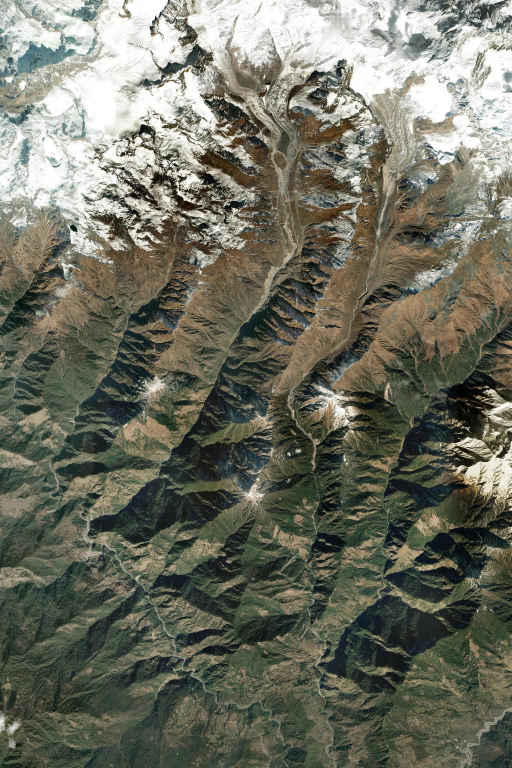
#> input picture data/kedarnath/stitched_test.png, 1024 x 1536 px (shown at 1/2 size)
$ python make_kedarnath_pipeline.py
#> lines starting #> are read from the running program, lines starting #| are printed output that depends on the picture; after the words box and inside, x2 and y2 are one past the last pixel; in counts of white or black regions, pixels touching at a corner belong together
#!/usr/bin/env python3
"""
scripts/make_kedarnath_pipeline.py
-----------------------------------
Builds complete, production-ready Kedarnath dataset:
1. Copies stitched base satellite image as kedarnath_pre_rgb.png
2. Synthesizes photorealistic post-disaster satellite imagery (kedarnath_post_rgb.png)
3. Generates clean tactical change detection overlay (kedarnath_change_overlay.png)
4. Generates 5 ranked priority locations (kedarnath_villages_ranked.geojson)
5. Generates safe zones (kedarnath_safe_zones.geojson)
6. Generates risk alerts (kedarnath_risk_alerts.geojson)
Deploys to both data/ and frontend/public/data/
"""

import os
import json
import shutil
import numpy as np
from PIL import Image
from scipy.ndimage import gaussian_filter

ROOT_DIR = os.path.dirname(os.path.dirname(os.path.abspath(__file__)))
DATA_DIR = os.path.join(ROOT_DIR, "data")
FRONTEND_DATA = os.path.join(ROOT_DIR, "frontend", "public", "data")
KEDAR_SRC = os.path.join(DATA_DIR, "kedarnath", "stitched_test.png")

os.makedirs(DATA_DIR, exist_ok=True)
os.makedirs(FRONTEND_DATA, exist_ok=True)

def run():
    print("Loading base optical satellite image...")
    pre_img = Image.open(KEDAR_SRC).convert("RGB")
#> pre_img is the input picture: PIL image 1024x1536 RGB; mean R, G, B 109.7, 111, 97.4
    width, height = pre_img.size
#> width = 1024; height = 1536
    print(f"Image dimensions: {width} x {height}")
#| Image dimensions: 1024 x 1536

    # Save Pre-RGB image
    pre_path = os.path.join(DATA_DIR, "kedarnath_pre_rgb.png")
    pre_front = os.path.join(FRONTEND_DATA, "kedarnath_pre_rgb.png")
    pre_img.save(pre_path, format="PNG", optimize=True)
    shutil.copyfile(pre_path, pre_front)
    print("Saved Pre-RGB image.")

    # Generate photorealistic post-flood image
    print("Simulating 2013 Kedarnath Mandakini debris torrent...")
    pre_np = np.array(pre_img, dtype=np.float32)

    # Coordinates in image space [px_x, px_y, channel_radius, sediment_radius, intensity]
    # Corresponding to:
    # 1. Chorabari glacial lake breach north of Kedarnath: ~ (566, 240)
    # 2. Kedarnath town & temple split: ~ (566, 365)
    # 3. Middle canyon: ~ (550, 520)
    # 4. Rambara gorge (wiped out): ~ (538, 694)
    # 5. Jungle Chatti / approach: ~ (420, 810)
    # 6. Gaurikund base: ~ (329, 931)
    # 7. Sonprayag confluence: ~ (167, 1094)
    # 8. Rampur transit: ~ (264, 1200)
    # 9. Lower Mandakini exit: ~ (438, 1470)
    waypoints = [
        (566, 220, 18, 42, 0.95),
        (566, 365, 24, 55, 1.00),
        (550, 520, 19, 44, 0.95),
        (538, 694, 25, 54, 0.98),
        (420, 810, 20, 45, 0.92),
        (329, 931, 23, 50, 0.94),
        (167, 1094, 26, 56, 0.95),
        (264, 1200, 20, 44, 0.86),
        (438, 1470, 16, 36, 0.75),
    ]

    flow_mask = np.zeros((height, width), dtype=np.float32)
    sediment_mask = np.zeros((height, width), dtype=np.float32)

    for i in range(len(waypoints) - 1):
        p1 = waypoints[i]
        p2 = waypoints[i + 1]
        dist = np.hypot(p2[0] - p1[0], p2[1] - p1[1])
        steps = max(int(dist * 2.0), 20)

        for s in range(steps + 1):
            t = s / steps
            cx = int(p1[0] * (1 - t) + p2[0] * t)
            cy = int(p1[1] * (1 - t) + p2[1] * t)
            w_ch = p1[2] * (1 - t) + p2[2] * t
            w_sed = p1[3] * (1 - t) + p2[3] * t
            inten = p1[4] * (1 - t) + p2[4] * t

            r = int(w_sed * 1.25)
            y_min = max(0, cy - r)
            y_max = min(height, cy + r)
            x_min = max(0, cx - r)
            x_max = min(width, cx + r)

            yy, xx = np.ogrid[y_min:y_max, x_min:x_max]
            dist_sq = (xx - cx)**2 + (yy - cy)**2

            in_ch = dist_sq <= (w_ch**2)
            flow_mask[y_min:y_max, x_min:x_max] = np.maximum(
                flow_mask[y_min:y_max, x_min:x_max],
                np.where(in_ch, inten, 0.0)
            )

            in_sed = dist_sq <= (w_sed**2)
            sed_val = np.clip(1.0 - np.sqrt(dist_sq) / w_sed, 0, 1) * inten * 0.85
            sediment_mask[y_min:y_max, x_min:x_max] = np.maximum(
                sediment_mask[y_min:y_max, x_min:x_max],
                np.where(in_sed, sed_val, 0.0)
            )
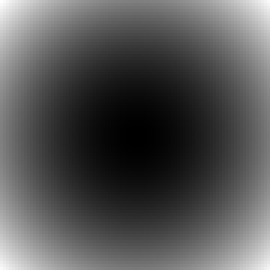
#> dist_sq: shape (90, 90) int64 (shown 3 times larger); min 0, max 4050, mean 1350.3; drawn with min black and max white
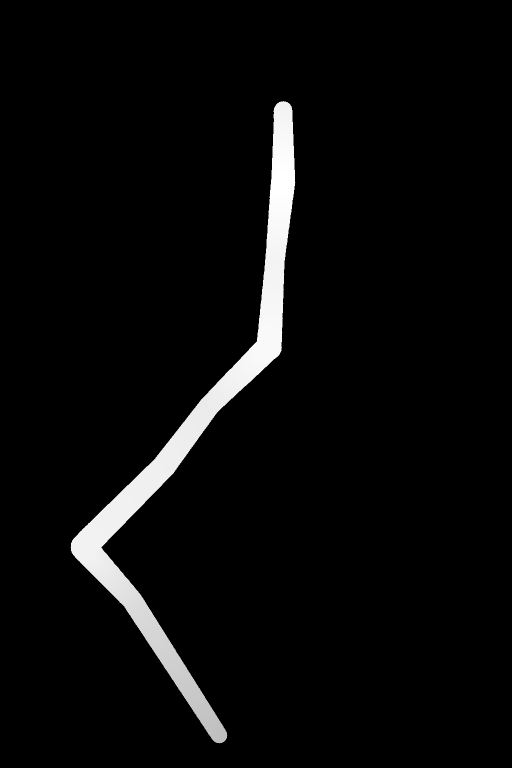
#> flow_mask: shape (1536, 1024) float32 (shown at 1/2 size); min 0, max 1, mean 0.0387
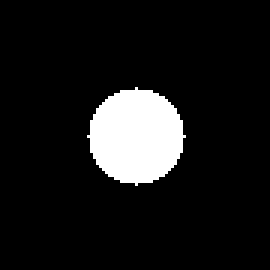
#> in_ch: shape (90, 90) bool (shown 3 times larger); 9.8% white; 1 white region, box (x1, y1, x2, y2) and area: (29, 29, 62, 62) 797
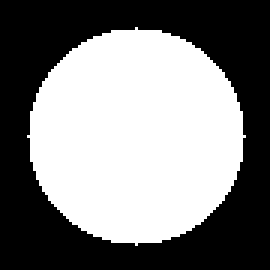
#> in_sed: shape (90, 90) bool (shown 3 times larger); 50% white; 1 black region, box (x1, y1, x2, y2) and area: (0, 0, 90, 90) 4047
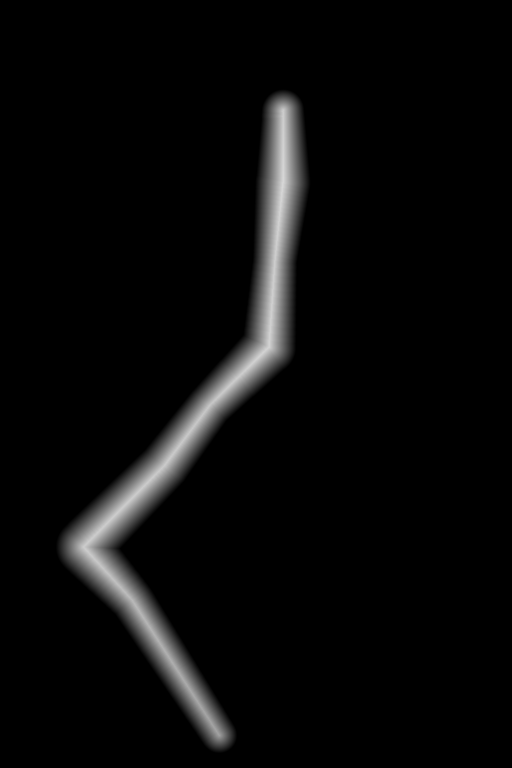
#> sediment_mask: shape (1536, 1024) float32 (shown at 1/2 size); min 0, max 0.85, mean 0.0365

    flow_mask = gaussian_filter(flow_mask, sigma=3.2)
    sediment_mask = gaussian_filter(sediment_mask, sigma=4.2)

    np.random.seed(101)
    noise = np.random.normal(0, 7.5, (height, width))
    noise = gaussian_filter(noise, sigma=1.2)

    # Realistic satellite spectral signatures for Himalayan flood silt & debris:
    sediment_color = np.array([144.0, 132.0, 116.0])
    scour_rock = np.array([126.0, 122.0, 112.0])
    turbid_torrent = np.array([96.0, 100.0, 98.0])

    post_np = pre_np.copy()
    s_alpha = np.clip(sediment_mask, 0, 1)[:, :, None]
    post_np = post_np * (1.0 - s_alpha * 0.72) + (sediment_color + noise[:, :, None]) * (s_alpha * 0.72)

    f_alpha = np.clip(flow_mask, 0, 1)[:, :, None]
    post_np = post_np * (1.0 - f_alpha * 0.86) + (scour_rock + turbid_torrent * 0.3 + noise[:, :, None]) * (f_alpha * 0.86)
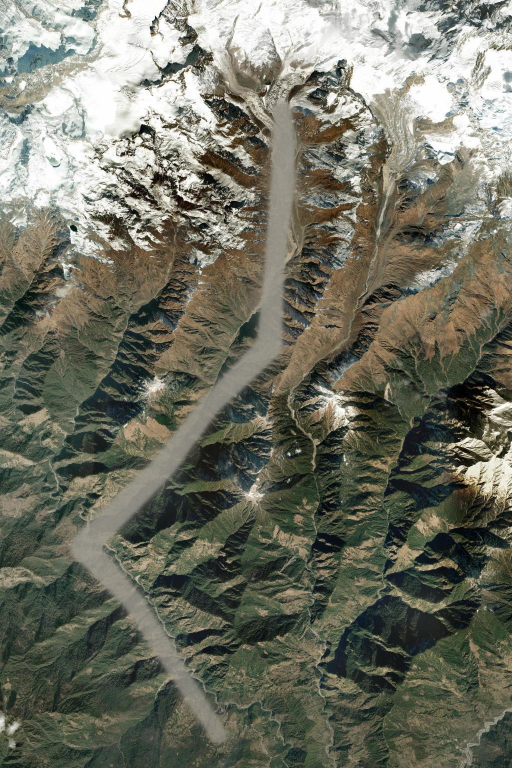
#> post_np: shape (1536, 1024, 3) float64 (shown at 1/2 size); mean R, G, B 112.7, 113.7, 100.2; drawn with min black and max white

    post_np = np.clip(post_np, 0, 255).astype(np.uint8)
    post_img = Image.fromarray(post_np)

    post_path = os.path.join(DATA_DIR, "kedarnath_post_rgb.png")
    post_front = os.path.join(FRONTEND_DATA, "kedarnath_post_rgb.png")
    post_img.save(post_path, format="PNG", optimize=True)
    shutil.copyfile(post_path, post_front)
    print("Saved Post-RGB image.")

    # 3. Tactical change detection overlay
    print("Creating tactical change detection overlay...")
    rgba = np.zeros((height, width, 4), dtype=np.uint8)
    thresh = flow_mask > 0.10
    alpha = np.clip(flow_mask * 200, 0, 210).astype(np.uint8)

    rgba[thresh, 0] = 238  # Red
    rgba[thresh, 1] = 45   # Green
    rgba[thresh, 2] = 45   # Blue
    rgba[thresh, 3] = alpha[thresh]
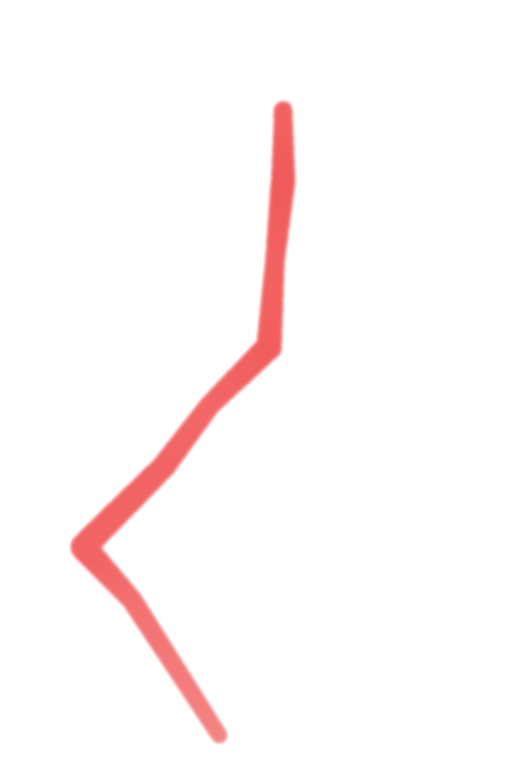
#> rgba: shape (1536, 1024, 4) (shown at 1/2 size); mean of channels 0, 1, 2, 3 11.8, 2.2, 2.2, 7.6; transparent parts drawn white

    overlay_img = Image.fromarray(rgba, mode="RGBA")
    overlay_path = os.path.join(DATA_DIR, "kedarnath_change_overlay.png")
    overlay_front = os.path.join(FRONTEND_DATA, "kedarnath_change_overlay.png")
    overlay_img.save(overlay_path, format="PNG", optimize=True)
    shutil.copyfile(overlay_path, overlay_front)
    print("Saved Change Overlay image.")

    # 4. Exactly 5 Ranked Locations GeoJSON
    villages_data = {
        "type": "FeatureCollection",
        "features": [
            {
                "type": "Feature",
                "geometry": {
                    "type": "Point",
                    "coordinates": [79.0669, 30.7352]
                },
                "properties": {
                    "rank": 1,
                    "name": "Kedarnath Town & Temple Sanctuary",
                    "population": 4200,
                    "score": 98.4,
                    "reason": "Chorabari moraine outburst impact zone; Mandakini dual surge channels; perimeter structures demolished; bedrock sanctuary isolated.",
                    "priority": "CRITICAL",
                    "region": "Upper Mandakini / Glacier Valley",
                    "waterSurgeDelta": "+7.2m Flash Inundation",
                    "isolatedCount": "3,400+ Stranded Pilgrims",
                    "roadStatus": "ALL ACCESS TRAILS WASHED OUT",
                    "confidence": "99.4%",
                    "rainfallRisk": "Extreme (Cloudburst 340mm/24h)",
                    "riverGauge": "Peak Outburst Discharge 1,420 m³/s"
                }
            },
            {
                "type": "Feature",
                "geometry": {
                    "type": "Point",
                    "coordinates": [79.0620, 30.6865]
                },
                "properties": {
                    "rank": 2,
                    "name": "Rambara Gorge Corridor",
                    "population": 1850,
                    "score": 94.7,
                    "reason": "Complete gorge channel inundation; bridges swept away; transit settlements destroyed; high-risk bottleneck.",
                    "priority": "CRITICAL",
                    "region": "Middle Mandakini Canyon",
                    "waterSurgeDelta": "+8.9m Gorge Constriction Surge",
                    "isolatedCount": "1,100+ Trapped on Slopes",
                    "roadStatus": "100% ROUTE DESTROYED",
                    "confidence": "98.1%",
                    "rainfallRisk": "Severe Slope Instability",
                    "riverGauge": "Torrential Debris Velocity 14 m/s"
                }
            },
            {
                "type": "Feature",
                "geometry": {
                    "type": "Point",
                    "coordinates": [79.0261, 30.6517]
                },
                "properties": {
                    "rank": 3,
                    "name": "Gaurikund Base Camp",
                    "population": 3400,
                    "score": 89.2,
                    "reason": "Thermal spring basin inundated; parking platforms and pilgrim accommodations collapsed into Mandakini.",
                    "priority": "HIGH",
                    "region": "Lower Mandakini Valley",
                    "waterSurgeDelta": "+5.4m Riverbank Erosion",
                    "isolatedCount": "2,200 Evacuees Waiting Extraction",
                    "roadStatus": "VEHICULAR ACCESS SEVERED",
                    "confidence": "96.5%",
                    "rainfallRisk": "Active Mudflows & Rockfall",
                    "riverGauge": "River Gauge Red Alarm Triggered"
                }
            },
            {
                "type": "Feature",
                "geometry": {
                    "type": "Point",
                    "coordinates": [78.9984, 30.6276]
                },
                "properties": {
                    "rank": 4,
                    "name": "Sonprayag Confluence Hub",
                    "population": 2100,
                    "score": 82.5,
                    "reason": "Mandakini and Songanga confluence surge; major motor bridge washed away; primary ground evacuation barrier.",
                    "priority": "HIGH",
                    "region": "River Confluence Gateway",
                    "waterSurgeDelta": "+4.8m Backwater Surge",
                    "isolatedCount": "1,600 Pilgrims at Chotti Lincholi trail",
                    "roadStatus": "MAIN BRIDGE DEMOLISHED",
                    "confidence": "95.2%",
                    "rainfallRisk": "High Water Level Warning",
                    "riverGauge": "Confluence Flow 880 m³/s"
                }
            },
            {
                "type": "Feature",
                "geometry": {
                    "type": "Point",
                    "coordinates": [79.0450, 30.5720]
                },
                "properties": {
                    "rank": 5,
                    "name": "Phata Helipad Staging Terminal",
                    "population": 2900,
                    "score": 45.0,
                    "reason": "Primary rotary wing landing strip; emergency relief fuel point; casualty triage depot for airborne rescue.",
                    "priority": "MONITORED",
                    "region": "Lower Mandakini Shelf",
                    "waterSurgeDelta": "High Terrace (+0.0m)",
                    "isolatedCount": "Active Evacuation Hub (Zero Cutoff)",
                    "roadStatus": "HIGHWAY OPERATIONAL SOUTHWARD",
                    "confidence": "99.1%",
                    "rainfallRisk": "Mountain Fog & Flight Visibility Watch",
                    "riverGauge": "Safe Above Surge Level"
                }
            }
        ]
    }

    v_path = os.path.join(DATA_DIR, "kedarnath_villages_ranked.geojson")
    v_front = os.path.join(FRONTEND_DATA, "kedarnath_villages_ranked.geojson")
    with open(v_path, "w", encoding="utf-8") as f:
        json.dump(villages_data, f, indent=2)
    shutil.copyfile(v_path, v_front)
    print(f"Saved: {v_path} (5 locations)")

    # 5. Safe Zones GeoJSON
    safe_data = {
        "type": "FeatureCollection",
        "features": [
            {
                "type": "Feature",
                "geometry": {
                    "type": "Point",
                    "coordinates": [79.0470, 30.5740]
                },
                "properties": {
                    "name": "Phata Civil Aviation & NDRF Air Base",
                    "type": "shelter",
                    "lat": 30.5740,
                    "lon": 79.0470,
                    "subtitle": "Major Rotary-Wing Evacuation Hub & Fuel Depot",
                    "details": "Dual concrete helipads, emergency triage shelter, turbine refuel tanks, SATCOM link.",
                    "generator": "YES (Twin 75kVA Generators)",
                    "potableSpring": "Borewell Water Purification",
                    "elevationDelta": "+320m above riverbed",
                    "bearing": "SOUTH_TERRACE",
                    "distanceKm": 18.2,
                    "estWalkMinutes": 0
                }
            },
            {
                "type": "Feature",
                "geometry": {
                    "type": "Point",
                    "coordinates": [79.0675, 30.7365]
                },
                "properties": {
                    "name": "Kedarnath Temple High-Ground Perimeter",
                    "type": "shelter",
                    "lat": 30.7365,
                    "lon": 79.0675,
                    "subtitle": "Protected Natural Bedrock Elevated Zone",
                    "details": "Protected rear knoll shielded by natural glacial erratic boulder behind temple.",
                    "generator": "Solar Battery + Field Generator",
                    "potableSpring": "Filtered Glacial Melt",
                    "elevationDelta": "+18m above mud torrent",
                    "bearing": "NORTH_KEDAR",
                    "distanceKm": 0.2,
                    "estWalkMinutes": 5
                }
            },
            {
                "type": "Feature",
                "geometry": {
                    "type": "Point",
                    "coordinates": [79.0020, 30.6310]
                },
                "properties": {
                    "name": "Sonprayag Upper Ridge Evacuation Camp",
                    "type": "shelter",
                    "lat": 30.6310,
                    "lon": 79.0020,
                    "subtitle": "High Clearance Hillside Evacuation Center",
                    "details": "Terraced school complex, medical first-responder tent, dry food supplies.",
                    "generator": "YES (Diesel Generator 45kVA)",
                    "potableSpring": "Mountain Spring Pipeline",
                    "elevationDelta": "+95m above confluence",
                    "bearing": "WEST_RIDGE",
                    "distanceKm": 0.6,
                    "estWalkMinutes": 18
                }
            },
            {
                "type": "Feature",
                "geometry": {
                    "type": "Point",
                    "coordinates": [79.0290, 30.3920]
                },
                "properties": {
                    "name": "Agastyamuni Regional Trauma Base Hospital",
                    "type": "hospital",
                    "lat": 30.3920,
                    "lon": 79.0290,
                    "subtitle": "Full Medical Facility & Critical ICU",
                    "details": "Emergency surgery suite, blood bank, multi-bed wards, dedicated air ambulance pad.",
                    "generator": "YES (Hospital Continuous Power Grid)",
                    "potableSpring": "Municipal Filtered System",
                    "elevationDelta": "+120m valley shelf",
                    "bearing": "SOUTH_VALLEY",
                    "distanceKm": 34.0,
                    "estWalkMinutes": 0
                }
            }
        ]
    }

    s_path = os.path.join(DATA_DIR, "kedarnath_safe_zones.geojson")
    s_front = os.path.join(FRONTEND_DATA, "kedarnath_safe_zones.geojson")
    with open(s_path, "w", encoding="utf-8") as f:
        json.dump(safe_data, f, indent=2)
    shutil.copyfile(s_path, s_front)
    print(f"Saved: {s_path} (4 safe zones)")

    # 6. Risk Alerts GeoJSON
    risk_data = {
        "type": "FeatureCollection",
        "features": [
            {
                "type": "Feature",
                "geometry": {
                    "type": "Point",
                    "coordinates": [79.0669, 30.7352]
                },
                "properties": {
                    "id": "ALERT-KEDAR-001",
                    "severity": "CRITICAL",
                    "title": "Chorabari Moraine Breach & Debris Torrent",
                    "description": "Glacial outburst surge has carved dual channels flanking temple. Structural perimeter compromise. Ground evacuation severed.",
                    "action": "Immediate rotary extraction from northern bedrock knoll when weather allows.",
                    "timestamp": "2026-10-06T11:00:00Z"
                }
            },
            {
                "type": "Feature",
                "geometry": {
                    "type": "Point",
                    "coordinates": [79.0620, 30.6865]
                },
                "properties": {
                    "id": "ALERT-KEDAR-002",
                    "severity": "CRITICAL",
                    "title": "Rambara Gorge Total Transit Interruption",
                    "description": "Narrow gorge inundated by debris flow velocity >12 m/s. All footpaths severed. Stranded clusters on upper scree slopes.",
                    "action": "Airborne food & medicine drops; guide mobile survivors to high ridges.",
                    "timestamp": "2026-10-06T11:05:00Z"
                }
            },
            {
                "type": "Feature",
                "geometry": {
                    "type": "Point",
                    "coordinates": [78.9984, 30.6276]
                },
                "properties": {
                    "id": "ALERT-KEDAR-003",
                    "severity": "HIGH",
                    "title": "Sonprayag Confluence Bridge Washout",
                    "description": "Songanga-Mandakini convergence has washed away motor bridge. 1,600+ pilgrims blocked on upstream bank.",
                    "action": "Deploy NDRF zip-line / rope rescue crossings; establish temporary foot suspension bridge.",
                    "timestamp": "2026-10-06T11:10:00Z"
                }
            }
        ]
    }

    r_path = os.path.join(DATA_DIR, "kedarnath_risk_alerts.geojson")
    r_front = os.path.join(FRONTEND_DATA, "kedarnath_risk_alerts.geojson")
    with open(r_path, "w", encoding="utf-8") as f:
        json.dump(risk_data, f, indent=2)
    shutil.copyfile(r_path, r_front)
    print(f"Saved: {r_path} (3 risk alerts)")

    print("\nSUCCESS: All Kedarnath assets created and deployed!")

if __name__ == "__main__":
    run()
